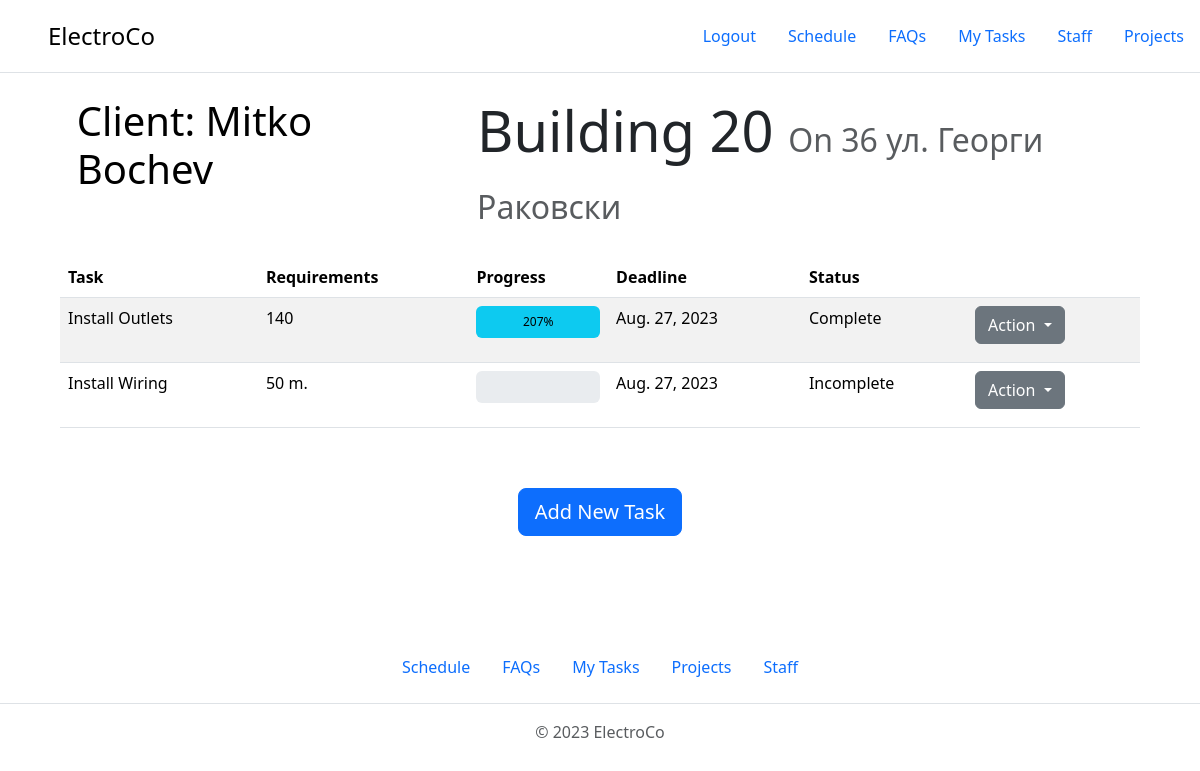
/projects/building-20/ (signed in), run on the app's committed database.
### ProjectManagement/projects/models.py (models this page shows, shortened)
class Project(models.Model):
    project_name = models.CharField(max_length=120, blank=False, null=False, unique=True)
    address = models.CharField(max_length=120, blank=False, null=False, unique=True)
    client = models.ForeignKey(Client, on_delete=models.SET_NULL, blank=False, null=True)
    slug = models.SlugField(unique=True, blank=True)
    @property
    def get_tasks(self):
        return self.task_set.all()

class Client(models.Model):
    first_name = models.CharField(max_length=120, blank=False, null=False)
    last_name = models.CharField(max_length=120, blank=False, null=False)
    organisation = models.CharField(max_length=120, blank=True, null=False)
    phone_number = models.CharField(max_length=120, blank=True, null=False)
    email = models.EmailField(blank=True, null=False)
    address = models.CharField(max_length=120, blank=True, null=True)
    full_name = models.CharField(max_length=120, blank=True)

class Task(models.Model):
    project = models.ForeignKey(Project, on_delete=models.CASCADE, null=True)
    workers = models.ManyToManyField(WorkerUser, related_name='tasks')
    task_category = models.ForeignKey(TaskCategory, on_delete=models.SET_NULL, null=True, blank=False)
    requirement = models.IntegerField(
        validators=[MinValueValidator(1)],
        blank=False,
        null=False,
    )
    date_added = models.DateField(auto_now_add=True)
    deadline = models.DateField(blank=False, null=False)
    complete = models.BooleanField(default=False)
    work_done = models.PositiveIntegerField(default=0, validators=[MinValueValidator(0)])
    slug = models.SlugField(unique=False, blank=True)
    description = models.TextField(max_length=300, blank=True)
    @property
    def progress(self):
        percent = (self.work_done / int(self.requirement)) * 100
        return f'{percent:.0f}'

class TaskCategory(models.Model):
    CHOICES = (
        ('METERS', 'Meters'),
        ('NUMBER', 'Number'),
    )
    name = models.CharField(max_length=30, blank=False, null=False)
    unit = models.CharField(choices=CHOICES, max_length=100, blank=False, null=False)
    action = models.CharField(max_length=30, blank=True)
    item = models.CharField(max_length=30, blank=True)
    def __str__(self):
        return self.name

### ProjectManagement/projects/views.py (the view)
# urls.py: path('<slug:slug>/', views.projects_project_page_view, name='projects-project-page'),
@user_passes_test(is_superuser)
def projects_project_page_view(request, slug):
    project = Project.objects.get(slug=slug)
    context = {
        'project': project,
    }
    return render(request, 'projects/projects-project-page.html', context)

### ProjectManagement/projects/views.py (called while the page is built)
def is_superuser(user):
    return user.is_superuser

### templates/projects/projects-project-page.html (shortened to what this page needs)
{% extends 'base.html' %}
{% load static %}
{% block content %}
    <div style="display: flex; margin-left: 4.8rem;">
        <a class="display-6"
           style="text-decoration: none; color: black; padding-right: 3.5rem;">
            Client: <span class="nav-list">{{ project.client.full_name }}</span>
        </a>
        <p class="display-4" style="margin-left: auto;
    padding-right: 75px;">
            {{ project.project_name }}
            <small class="text-body-secondary" style="font-size: 2rem;">On {{ project.address }}</small>
        </p>
    </div>
    <table class="table table-striped" style="margin: 10px auto;
                max-width: 90%;">
        <thead>
        <tr>
            <th scope="col">Task</th>
            <th scope="col">Requirements</th>
            <th scope="col">Progress</th>
            <th scope="col">Deadline</th>
            <th scope="col">Status</th>
            <th scope="col"></th>
        </tr>
        </thead>
        <tbody>
        {% for task in project.get_tasks %}
            <tr class="task-tr" data-pk="{{ task.pk }}">
                <td>{{ task.task_category }}</td>
                <td>{{ task.requirement }}
                    {% if task.task_category.unit == 'METERS' %}
                        m.
                    {% endif %}
                </td>
                <td>
                    <div style="height: 32px;" class="progress mb-3" role="progressbar"
                         aria-label="Info example with label"
                         aria-valuenow="{{ task.progress }}" aria-valuemin="0" aria-valuemax="100">
                        <div class="progress-bar text-bg-info"
                             style="width: {{ task.progress }}%;">{{ task.progress }}%
                        </div>
                    </div>
                </td>
                <td>
                    {{ task.deadline }}
                </td>
                <td>
                    {% if task.complete %}
                        Complete
                    {% else %}
                        Incomplete
                    {% endif %}
                </td>
                <td>
                    <button class="btn btn-secondary dropdown-toggle" type="button" data-bs-toggle="dropdown"
                            aria-expanded="false">
                        Action
                    </button>
                </td>
            </tr>
        {% endfor %}
        </tbody>
    </table>
    <a class="btn btn-primary btn-lg" style="margin: 50px auto 10px auto;"
       href="{% url 'projects-new-task-page' project.slug%}">Add New Task</a>
{% endblock %}

### data on the page
Project: client.full_name "Mitko Bochev", project_name "Building 20", address "36 ул. Георги Раковски"
Task: task_category "Install Outlets", requirement "140", progress "207", deadline "Aug. 27, 2023", complete "Complete"
Task: task_category "Install Wiring", requirement "50", shows "m.", deadline "Aug. 27, 2023", complete "Incomplete"
